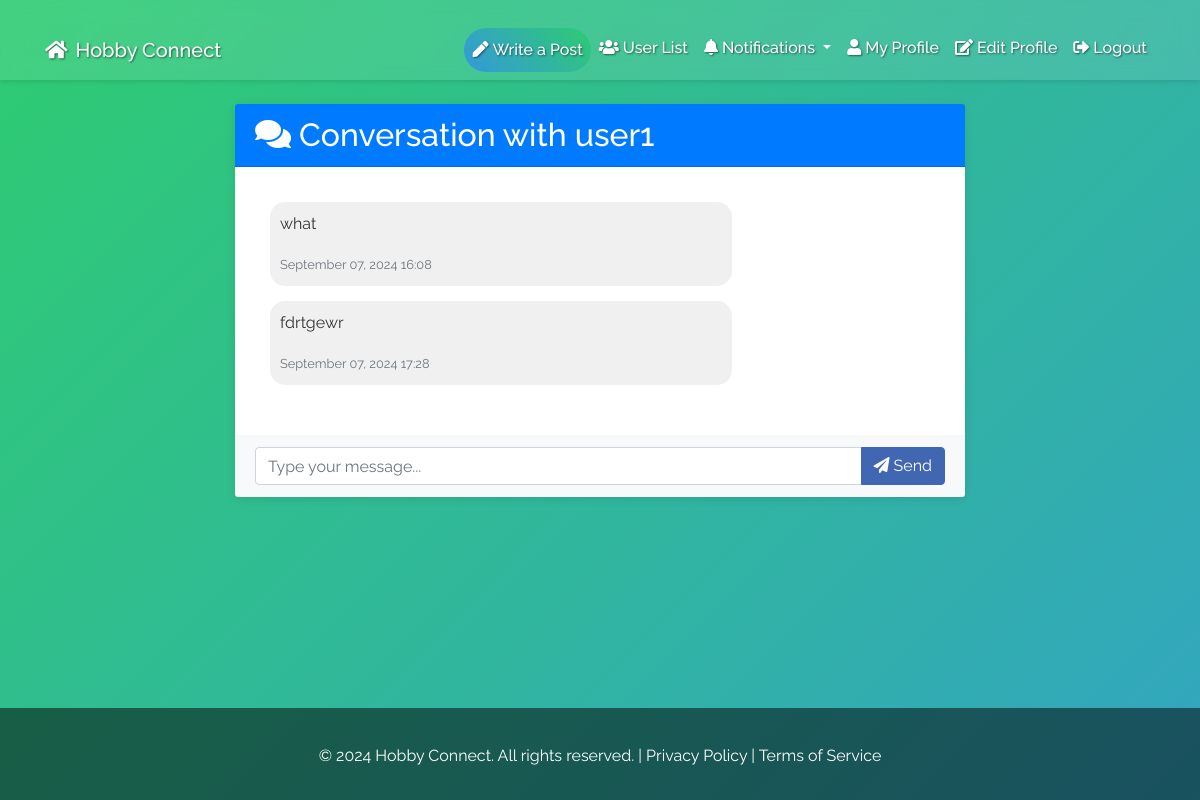
Page /message/conversation/2/ (signed in) on the committed database.
### Users/models.py (models this page shows, shortened)
class CustomUser(AbstractUser):
    bio = models.TextField(blank=True, null=True)
    preferences = models.CharField(max_length=255, blank=True, null=True)

class Message(models.Model):
    sender = models.ForeignKey(CustomUser, related_name='sent_messages', on_delete=models.CASCADE)
    receiver = models.ForeignKey(CustomUser, related_name='received_messages', on_delete=models.CASCADE)
    content = models.TextField()
    timestamp = models.DateTimeField(auto_now_add=True)
    class Meta:
        ordering = ['timestamp']

### Users/views.py (the view)
# urls.py: path('message/conversation/<int:receiver_id>/', views.conversation, name='conversation'),
@login_required
def conversation(request, receiver_id):
    receiver = get_object_or_404(CustomUser, id=receiver_id)
    messages = Message.objects.filter(
        Q(sender=request.user, receiver=receiver) |
        Q(sender=receiver, receiver=request.user)
    ).order_by('timestamp')
    return render(request, 'messages/conversation.html', {'messages': messages, 'receiver': receiver})

### templates/messages/conversation.html (shortened to what this page needs)
{% extends 'base/base.html' %}
{% load static %}
{% block content %}
<main class="container mt-4">
    <div class="row justify-content-center">
        <div class="col-lg-8">
            <div class="card">
                <div class="card-header bg-primary text-white">
                    <h2 class="mb-0"><i class="fas fa-comments mr-2"></i>Conversation with {{ receiver.username }}</h2>
                </div>
                <div class="card-body">
                    <div class="message-container">
                        {% for message in messages %}
                            <div class="message {% if message.sender == request.user %}sent{% else %}received{% endif %}">
                                <div class="message-content">
                                    <p>{{ message.content }}</p>
                                    <small class="text-muted">{{ message.timestamp|date:"F d, Y H:i" }}</small>
                                </div>
                            </div>
                        {% empty %}
                            <div class="text-center py-4">
                                <i class="fas fa-comments fa-3x text-muted mb-3"></i>
                                <p class="lead">No messages yet. Start the conversation!</p>
                            </div>
                        {% endfor %}
                    </div>
                </div>
                <div class="card-footer">
                    <form method="post" action="{% url 'Users:send_message' receiver.id %}">
                        <div class="input-group">
                            <input type="text" name="content" class="form-control" placeholder="Type your message..." required>
                            <div class="input-group-append">
                                <button type="submit" class="btn btn-primary"><i class="fas fa-paper-plane"></i> Send</button>
                            </div>
                        </div>
                    </form>
                </div>
            </div>
        </div>
    </div>
</main>
{% endblock %}

### static/css/styles.css (style rules this page uses)
body { font-family: 'Roboto', sans-serif; background-color: #f0f2f5; color: #333; }
.container { margin-top: 20px; }
.card { border: none; border-radius: 8px; box-shadow: 0 2px 10px rgba(0,0,0,.1); transition: transform 0.3s ease; margin-bottom: 20px; }
.card-header { background-color: #4267B2; color: white; font-weight: bold; }
body { min-height: 100vh; display: flex; flex-direction: column; }
html { height: 100%; }
.btn-primary { background-color: #4267B2; border-color: #4267B2; }

### templates/messages/conversation.html (style rules this page uses)
.message-container { max-height: 400px; overflow-y: auto; padding: 15px; }
.message { margin-bottom: 15px; max-width: 70%; }
.message-content { padding: 10px; border-radius: 15px; }
.received .message-content { background-color: #f1f0f0; }
.card-footer { background-color: #f8f9fa; border-top: none; }

### templates/base/base.html (style rules this page uses)
body { background: linear-gradient(-45deg, #f5a742, #e74c3c, #3498db, #2ecc71); background-size: 400% 400%; animation: gradient 15s ease infinite; font-family: 'Raleway', sans-serif; }

### rows in the picture
CustomUser: username "user1"
Message: content "what", timestamp "September 07, 2024 16:08"
Message: content "fdrtgewr", timestamp "September 07, 2024 17:28"
